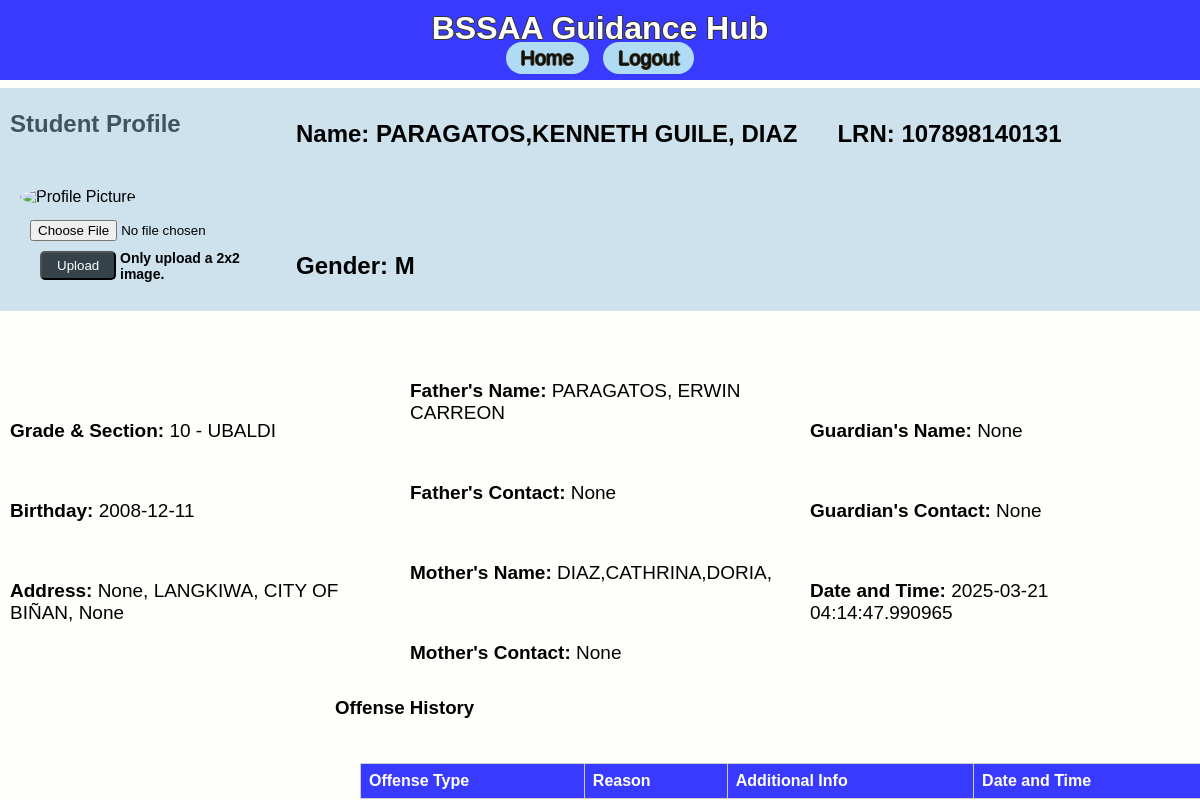
The page /view_profile/21 on the database as committed earlier.
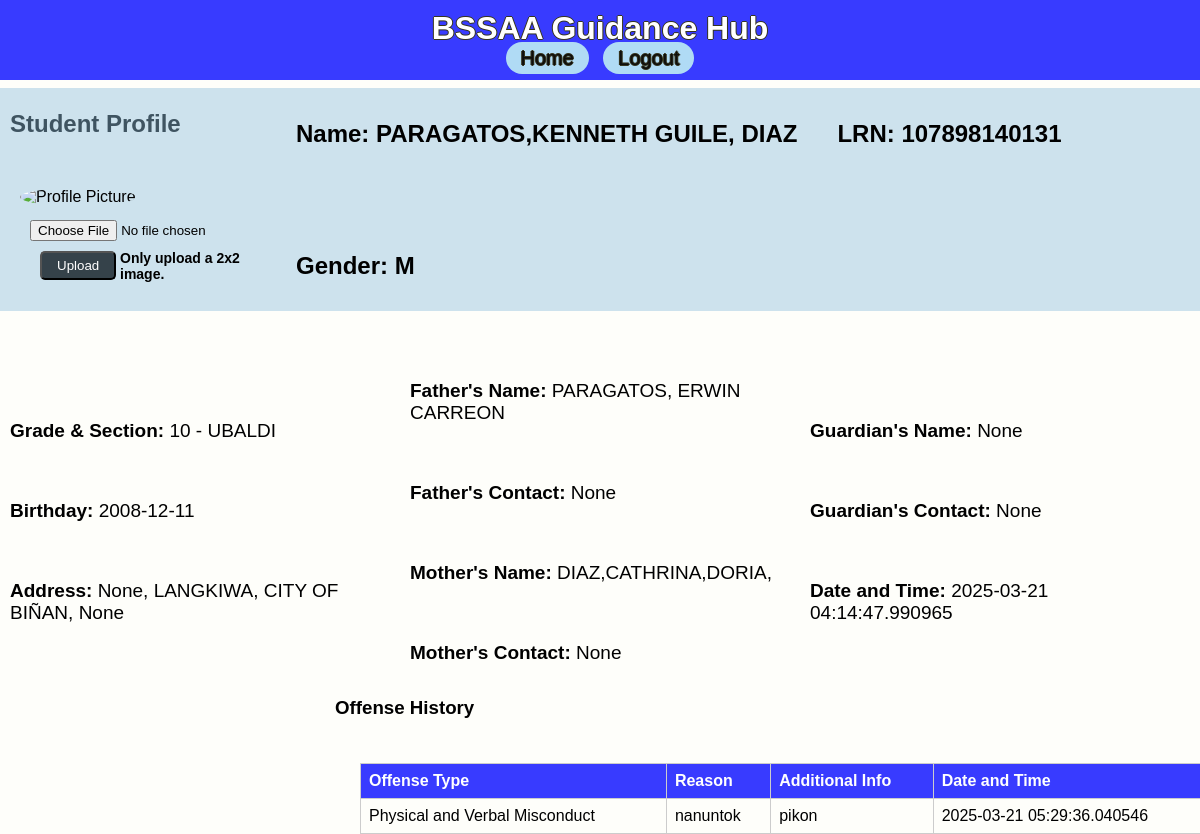
The same page on the database as committed later.
### app/models.py (models this page shows)
class OffenseRecord(db.Model):
    id = db.Column(db.Integer, primary_key=True)
    student_id = db.Column(db.Integer, db.ForeignKey('student_record.id'), nullable=False)
    offense_type = db.Column(db.String(100), nullable=True)  # Added this line
    reason = db.Column(db.String(200), nullable=True)
    additional_info = db.Column(db.Text, nullable=True)
    date_time = db.Column(db.DateTime, default=datetime.utcnow)

### app/routes.py (the view, shortened to what this page needs)
@main.route('/view_profile/<int:student_id>', methods=['GET', 'POST'])
def view_profile(student_id):
    student = StudentRecord.query.get_or_404(student_id)
    offenses = OffenseRecord.query.filter_by(student_id=student_id).all()
    return render_template('profile.html', student=student, offenses=offenses)

### app/templates/profile.html
{% extends 'base.html' %}
{% block content %}
<h2>Student Profile</h2>
<div class="profile-container">
    <div class="profile-picture">
        <img src="{{ url_for('static', filename='profilepic/' + (student.profile_picture or 'profile_placeholder.png')) }}" alt="Profile Picture" width="150" height="150">
        <form method="POST" enctype="multipart/form-data">
            <input type="file" name="photo" accept="image/*">
            <button type="upload" class="btn btn-primary btn-sm">Upload</button>
        </form>
        <h1 class="smallnote">Only upload a 2x2 image.</h1>
    </div>
    <div class="profile-details3">
        <h4><strong>Name:</strong> {{ student.name }}</h4>
        <h4>LRN: {{ student.lrn }}</h4>
        <h4>Gender: {{ student.gender }}</h4>
    </div>
</div>
<div class="profile-container">
    <div class="profile-details">
        <p><strong>Grade & Section:</strong> {{ student.grade }} - {{ student.section }}</p>
        <p><strong>Birthday:</strong> {{ student.birthdate }}</p>
        <p><strong>Address:</strong> {{ student.address_house_no }}, {{ student.address_barangay }}, {{ student.address_city }}, {{ student.address_province }}</p>
    </div>
    <div class="profile-details">
        <p><strong>Father's Name:</strong> {{ student.father_name }}</p>
        <p><strong>Father's Contact:</strong> {{ student.father_contact }}</p>
        <p><strong>Mother's Name:</strong> {{ student.mother_name }}</p>
        <p><strong>Mother's Contact:</strong> {{ student.mother_contact }}</p>
    </div>
    <div class="profile-details">
        <p><strong>Guardian's Name:</strong> {{ student.guardian_name }}</p>
        <p><strong>Guardian's Contact:</strong> {{ student.guardian_contact }}</p>
        <p><strong>Date and Time:</strong> {{ student.date_time }}</p>
    </div>
</div>
<div class="proftable">
<h3>Offense History</h3>
<table class="table table-striped table-responsive">
    <tr>
        <th>Offense Type</th>
        <th>Reason</th>
        <th>Additional Info</th>
        <th>Date and Time</th>
    </tr>
    {% for offense in offenses %}
    <tr>
        <td>{{ offense.offense_type }}</td>
        <td>{{ offense.reason }}</td>
        <td>{{ offense.additional_info }}</td>
        <td>{{ offense.date_time }}</td>
    </tr>
    {% endfor %}
</table>
</div>
{% endblock %}

Rows that differ between the two databases and show on the page:
added OffenseRecord: offense_type "Physical and Verbal Misconduct", reason "nanuntok", additional_info "pikon", date_time "2025-03-21 05:29:36.040546"
